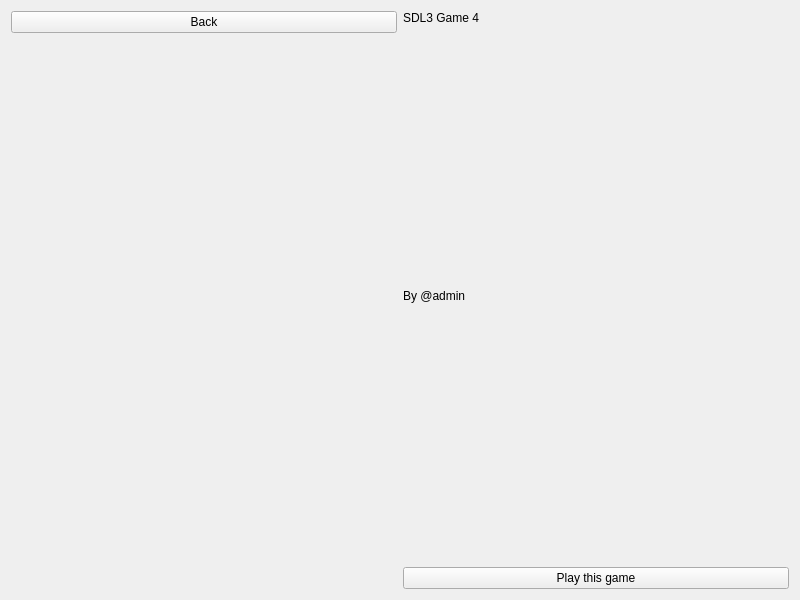
<?xml version="1.0" encoding="UTF-8"?>
<ui version="4.0">
 <class>SDL3Game4_DescWND</class>
 <widget class="QWidget" name="SDL3Game4_DescWND">
  <property name="geometry">
   <rect>
    <x>0</x>
    <y>0</y>
    <width>800</width>
    <height>600</height>
   </rect>
  </property>
  <property name="windowTitle">
   <string>SDL3 Game 4 description</string>
  </property>
  <layout class="QHBoxLayout" name="horizontalLayout_2">
   <item>
    <layout class="QVBoxLayout" name="verticalLayout">
     <item>
      <widget class="QPushButton" name="pushButton">
       <property name="text">
        <string>Back</string>
       </property>
      </widget>
     </item>
     <item>
      <widget class="QLabel" name="label">
       <property name="text">
        <string/>
       </property>
       <property name="pixmap">
        <pixmap resource="assets/common.qrc">:/backgrounds/qt6/pygame4_desc.png</pixmap>
       </property>
      </widget>
     </item>
    </layout>
   </item>
   <item>
    <layout class="QVBoxLayout" name="verticalLayout_2">
     <item>
      <widget class="QLabel" name="label_2">
       <property name="styleSheet">
        <string notr="true">font: 24pt &quot;Noto Sans&quot;;</string>
       </property>
       <property name="text">
        <string>SDL3 Game 4</string>
       </property>
       <property name="alignment">
        <set>Qt::AlignmentFlag::AlignLeading|Qt::AlignmentFlag::AlignLeft|Qt::AlignmentFlag::AlignTop</set>
       </property>
      </widget>
     </item>
     <item>
      <widget class="QLabel" name="label_3">
       <property name="text">
        <string>By @admin</string>
       </property>
       <property name="alignment">
        <set>Qt::AlignmentFlag::AlignLeading|Qt::AlignmentFlag::AlignLeft|Qt::AlignmentFlag::AlignTop</set>
       </property>
      </widget>
     </item>
     <item>
      <widget class="QPushButton" name="pushButton_2">
       <property name="text">
        <string>Play this game</string>
       </property>
       <property name="icon">
        <iconset resource="assets/common.qrc">
         <normaloff>:/playButton/qt6/play.png</normaloff>:/playButton/qt6/play.png</iconset>
       </property>
      </widget>
     </item>
    </layout>
   </item>
  </layout>
 </widget>
 <resources>
  <include location="assets/common.qrc"/>
 </resources>
 <connections/>
</ui>
